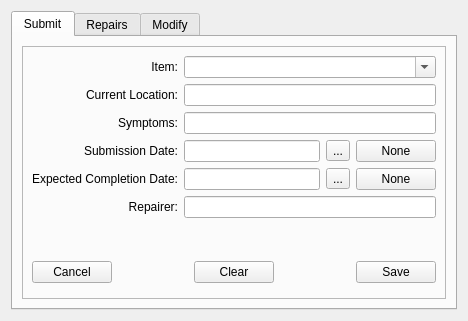
<?xml version="1.0" encoding="UTF-8"?>
<ui version="4.0">
 <class>Form</class>
 <widget class="QWidget" name="Form">
  <property name="geometry">
   <rect>
    <x>0</x>
    <y>0</y>
    <width>468</width>
    <height>321</height>
   </rect>
  </property>
  <property name="windowTitle">
   <string>Form</string>
  </property>
  <layout class="QGridLayout" name="gridLayout_3">
   <item row="0" column="0">
    <widget class="QTabWidget" name="tabWidget">
     <property name="currentIndex">
      <number>0</number>
     </property>
     <widget class="QWidget" name="tab">
      <attribute name="title">
       <string>Submit</string>
      </attribute>
      <layout class="QGridLayout" name="gridLayout_2">
       <item row="0" column="0">
        <widget class="QFrame" name="frame">
         <property name="frameShape">
          <enum>QFrame::StyledPanel</enum>
         </property>
         <property name="frameShadow">
          <enum>QFrame::Raised</enum>
         </property>
         <layout class="QGridLayout" name="gridLayout">
          <item row="0" column="1">
           <widget class="QComboBox" name="itemBox">
            <property name="sizePolicy">
             <sizepolicy hsizetype="Preferred" vsizetype="Fixed">
              <horstretch>0</horstretch>
              <verstretch>0</verstretch>
             </sizepolicy>
            </property>
            <property name="editable">
             <bool>true</bool>
            </property>
           </widget>
          </item>
          <item row="3" column="0">
           <widget class="QLabel" name="label09">
            <property name="sizePolicy">
             <sizepolicy hsizetype="Preferred" vsizetype="Preferred">
              <horstretch>0</horstretch>
              <verstretch>0</verstretch>
             </sizepolicy>
            </property>
            <property name="text">
             <string>Submission Date:</string>
            </property>
            <property name="alignment">
             <set>Qt::AlignRight|Qt::AlignTrailing|Qt::AlignVCenter</set>
            </property>
           </widget>
          </item>
          <item row="2" column="1">
           <widget class="QLineEdit" name="symptomsBox">
            <property name="text">
             <string/>
            </property>
            <property name="maxLength">
             <number>10000</number>
            </property>
            <property name="readOnly">
             <bool>false</bool>
            </property>
            <property name="clearButtonEnabled">
             <bool>false</bool>
            </property>
           </widget>
          </item>
          <item row="1" column="1">
           <widget class="QLineEdit" name="locationBox">
            <property name="text">
             <string/>
            </property>
            <property name="maxLength">
             <number>10000</number>
            </property>
            <property name="readOnly">
             <bool>false</bool>
            </property>
            <property name="clearButtonEnabled">
             <bool>false</bool>
            </property>
           </widget>
          </item>
          <item row="4" column="1">
           <layout class="QHBoxLayout" name="horizontalLayout_7">
            <item>
             <widget class="QLineEdit" name="expectedDateBox">
              <property name="sizePolicy">
               <sizepolicy hsizetype="MinimumExpanding" vsizetype="Fixed">
                <horstretch>0</horstretch>
                <verstretch>0</verstretch>
               </sizepolicy>
              </property>
              <property name="readOnly">
               <bool>true</bool>
              </property>
             </widget>
            </item>
            <item>
             <widget class="QToolButton" name="expectedDateButton">
              <property name="text">
               <string>...</string>
              </property>
             </widget>
            </item>
            <item>
             <widget class="QPushButton" name="expectedNoneButton">
              <property name="text">
               <string>None</string>
              </property>
             </widget>
            </item>
           </layout>
          </item>
          <item row="6" column="0" colspan="2">
           <spacer name="verticalSpacer">
            <property name="orientation">
             <enum>Qt::Vertical</enum>
            </property>
            <property name="sizeHint" stdset="0">
             <size>
              <width>20</width>
              <height>40</height>
             </size>
            </property>
           </spacer>
          </item>
          <item row="0" column="0">
           <widget class="QLabel" name="label01">
            <property name="layoutDirection">
             <enum>Qt::LeftToRight</enum>
            </property>
            <property name="text">
             <string>Item:</string>
            </property>
            <property name="alignment">
             <set>Qt::AlignRight|Qt::AlignTrailing|Qt::AlignVCenter</set>
            </property>
           </widget>
          </item>
          <item row="7" column="0" colspan="2">
           <layout class="QHBoxLayout" name="horizontalLayout">
            <item>
             <widget class="QPushButton" name="cancelButton">
              <property name="text">
               <string>Cancel</string>
              </property>
             </widget>
            </item>
            <item>
             <spacer name="horizontalSpacer_5">
              <property name="orientation">
               <enum>Qt::Horizontal</enum>
              </property>
              <property name="sizeHint" stdset="0">
               <size>
                <width>58</width>
                <height>33</height>
               </size>
              </property>
             </spacer>
            </item>
            <item>
             <widget class="QPushButton" name="clearButton">
              <property name="text">
               <string>Clear</string>
              </property>
             </widget>
            </item>
            <item>
             <spacer name="horizontalSpacer_4">
              <property name="orientation">
               <enum>Qt::Horizontal</enum>
              </property>
              <property name="sizeHint" stdset="0">
               <size>
                <width>58</width>
                <height>33</height>
               </size>
              </property>
             </spacer>
            </item>
            <item>
             <widget class="QPushButton" name="saveButton">
              <property name="text">
               <string>Save</string>
              </property>
             </widget>
            </item>
           </layout>
          </item>
          <item row="2" column="0">
           <widget class="QLabel" name="label02">
            <property name="text">
             <string>Symptoms:</string>
            </property>
            <property name="alignment">
             <set>Qt::AlignRight|Qt::AlignTrailing|Qt::AlignVCenter</set>
            </property>
           </widget>
          </item>
          <item row="4" column="0">
           <widget class="QLabel" name="label10">
            <property name="sizePolicy">
             <sizepolicy hsizetype="Preferred" vsizetype="Preferred">
              <horstretch>0</horstretch>
              <verstretch>0</verstretch>
             </sizepolicy>
            </property>
            <property name="text">
             <string>Expected Completion Date:</string>
            </property>
            <property name="alignment">
             <set>Qt::AlignRight|Qt::AlignTrailing|Qt::AlignVCenter</set>
            </property>
           </widget>
          </item>
          <item row="1" column="0">
           <widget class="QLabel" name="label03">
            <property name="text">
             <string>Current Location:</string>
            </property>
            <property name="alignment">
             <set>Qt::AlignRight|Qt::AlignTrailing|Qt::AlignVCenter</set>
            </property>
           </widget>
          </item>
          <item row="5" column="0">
           <widget class="QLabel" name="label10_2">
            <property name="sizePolicy">
             <sizepolicy hsizetype="Preferred" vsizetype="Preferred">
              <horstretch>0</horstretch>
              <verstretch>0</verstretch>
             </sizepolicy>
            </property>
            <property name="text">
             <string>Repairer:</string>
            </property>
            <property name="alignment">
             <set>Qt::AlignRight|Qt::AlignTrailing|Qt::AlignVCenter</set>
            </property>
           </widget>
          </item>
          <item row="3" column="1">
           <layout class="QHBoxLayout" name="horizontalLayout_5">
            <item>
             <widget class="QLineEdit" name="submissionDateBox">
              <property name="sizePolicy">
               <sizepolicy hsizetype="MinimumExpanding" vsizetype="Fixed">
                <horstretch>0</horstretch>
                <verstretch>0</verstretch>
               </sizepolicy>
              </property>
              <property name="readOnly">
               <bool>true</bool>
              </property>
             </widget>
            </item>
            <item>
             <widget class="QToolButton" name="submissionDateButton">
              <property name="text">
               <string>...</string>
              </property>
             </widget>
            </item>
            <item>
             <widget class="QPushButton" name="submissionNoneButton">
              <property name="text">
               <string>None</string>
              </property>
             </widget>
            </item>
           </layout>
          </item>
          <item row="5" column="1">
           <widget class="QLineEdit" name="repairerBox">
            <property name="text">
             <string/>
            </property>
            <property name="maxLength">
             <number>10000</number>
            </property>
            <property name="readOnly">
             <bool>false</bool>
            </property>
            <property name="clearButtonEnabled">
             <bool>false</bool>
            </property>
           </widget>
          </item>
         </layout>
        </widget>
       </item>
      </layout>
     </widget>
     <widget class="QWidget" name="tab_2">
      <attribute name="title">
       <string>Repairs</string>
      </attribute>
      <layout class="QGridLayout" name="gridLayout_5">
       <item row="0" column="0">
        <widget class="QTableWidget" name="repairsTable"/>
       </item>
      </layout>
     </widget>
     <widget class="QWidget" name="tab_3">
      <attribute name="title">
       <string>Modify</string>
      </attribute>
      <layout class="QGridLayout" name="gridLayout_4">
       <item row="0" column="0">
        <widget class="QFrame" name="frame_2">
         <property name="frameShape">
          <enum>QFrame::StyledPanel</enum>
         </property>
         <property name="frameShadow">
          <enum>QFrame::Raised</enum>
         </property>
         <layout class="QGridLayout" name="gridLayout_6">
          <item row="3" column="1" colspan="2">
           <layout class="QHBoxLayout" name="horizontalLayout_9">
            <item>
             <widget class="QLineEdit" name="dateBox">
              <property name="sizePolicy">
               <sizepolicy hsizetype="MinimumExpanding" vsizetype="Fixed">
                <horstretch>0</horstretch>
                <verstretch>0</verstretch>
               </sizepolicy>
              </property>
              <property name="readOnly">
               <bool>true</bool>
              </property>
             </widget>
            </item>
            <item>
             <widget class="QToolButton" name="dateButton">
              <property name="text">
               <string>...</string>
              </property>
             </widget>
            </item>
            <item>
             <widget class="QPushButton" name="dateNoneButton">
              <property name="text">
               <string>None</string>
              </property>
             </widget>
            </item>
           </layout>
          </item>
          <item row="0" column="0">
           <widget class="QLabel" name="label01_2">
            <property name="layoutDirection">
             <enum>Qt::LeftToRight</enum>
            </property>
            <property name="text">
             <string>Item:</string>
            </property>
            <property name="alignment">
             <set>Qt::AlignRight|Qt::AlignTrailing|Qt::AlignVCenter</set>
            </property>
           </widget>
          </item>
          <item row="1" column="1" colspan="2">
           <widget class="QComboBox" name="moveToBox">
            <property name="sizePolicy">
             <sizepolicy hsizetype="Preferred" vsizetype="Fixed">
              <horstretch>0</horstretch>
              <verstretch>0</verstretch>
             </sizepolicy>
            </property>
            <property name="editable">
             <bool>true</bool>
            </property>
           </widget>
          </item>
          <item row="3" column="0">
           <widget class="QLabel" name="label01_4">
            <property name="layoutDirection">
             <enum>Qt::LeftToRight</enum>
            </property>
            <property name="text">
             <string>Date:</string>
            </property>
            <property name="alignment">
             <set>Qt::AlignRight|Qt::AlignTrailing|Qt::AlignVCenter</set>
            </property>
           </widget>
          </item>
          <item row="0" column="1" colspan="2">
           <widget class="QComboBox" name="itemReturnBox">
            <property name="sizePolicy">
             <sizepolicy hsizetype="Preferred" vsizetype="Fixed">
              <horstretch>0</horstretch>
              <verstretch>0</verstretch>
             </sizepolicy>
            </property>
            <property name="editable">
             <bool>true</bool>
            </property>
           </widget>
          </item>
          <item row="5" column="0" colspan="3">
           <layout class="QHBoxLayout" name="horizontalLayout_2">
            <item>
             <widget class="QPushButton" name="cancelButton_modify">
              <property name="text">
               <string>Cancel</string>
              </property>
             </widget>
            </item>
            <item>
             <spacer name="horizontalSpacer_6">
              <property name="orientation">
               <enum>Qt::Horizontal</enum>
              </property>
              <property name="sizeHint" stdset="0">
               <size>
                <width>58</width>
                <height>33</height>
               </size>
              </property>
             </spacer>
            </item>
            <item>
             <widget class="QPushButton" name="clearButton_modify">
              <property name="text">
               <string>Clear</string>
              </property>
             </widget>
            </item>
            <item>
             <spacer name="horizontalSpacer_7">
              <property name="orientation">
               <enum>Qt::Horizontal</enum>
              </property>
              <property name="sizeHint" stdset="0">
               <size>
                <width>58</width>
                <height>33</height>
               </size>
              </property>
             </spacer>
            </item>
            <item>
             <widget class="QPushButton" name="saveButton_modify">
              <property name="text">
               <string>Save</string>
              </property>
             </widget>
            </item>
           </layout>
          </item>
          <item row="1" column="0">
           <widget class="QLabel" name="label01_3">
            <property name="layoutDirection">
             <enum>Qt::LeftToRight</enum>
            </property>
            <property name="text">
             <string>Move To:</string>
            </property>
            <property name="alignment">
             <set>Qt::AlignRight|Qt::AlignTrailing|Qt::AlignVCenter</set>
            </property>
           </widget>
          </item>
          <item row="4" column="0" colspan="3">
           <spacer name="verticalSpacer_2">
            <property name="orientation">
             <enum>Qt::Vertical</enum>
            </property>
            <property name="sizeHint" stdset="0">
             <size>
              <width>20</width>
              <height>225</height>
             </size>
            </property>
           </spacer>
          </item>
         </layout>
        </widget>
       </item>
      </layout>
     </widget>
    </widget>
   </item>
  </layout>
 </widget>
 <resources/>
 <connections/>
</ui>
